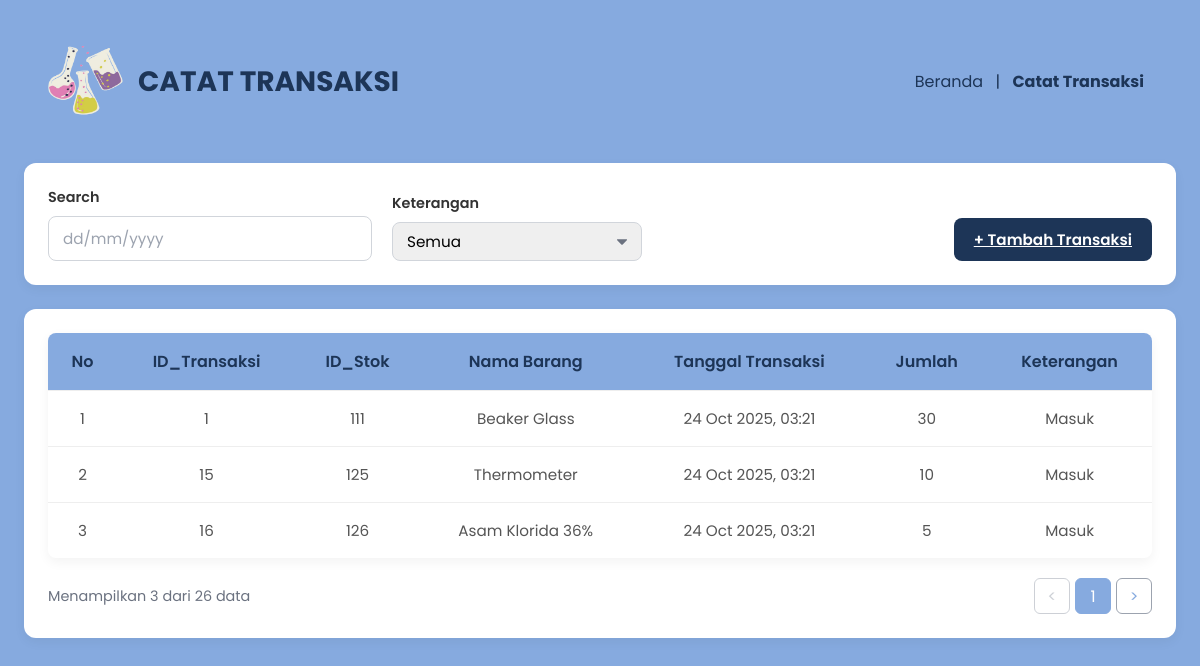
The app's page /pages/catat_transaksi/index.php with its own data.
### tables this page shows
CREATE TABLE transaksi_stok (
    id_transaksi INT PRIMARY KEY AUTO_INCREMENT,
    id_stok INT NOT NULL,
    jenis_transaksi VARCHAR(50) NOT NULL,
    jumlah INT NOT NULL,
    tanggal_transaksi DATETIME,
    keterangan TEXT,
    FOREIGN KEY (id_stok) REFERENCES stok_lab(id_stok)
) AUTO_INCREMENT = 1;

CREATE TABLE item_alat_bahan (
    id_item INT PRIMARY KEY AUTO_INCREMENT,
    nama_item VARCHAR(255) NOT NULL,
    id_kategori INT NOT NULL,
    satuan VARCHAR(50) NOT NULL,
    deskripsi TEXT,
    FOREIGN KEY (id_kategori) REFERENCES kategori_item(id_kategori)
) AUTO_INCREMENT = 221;

### pages/catat_transaksi/index.php (the view, shortened to what this page needs)
<?php
include __DIR__ . '/../../config/koneksi.php';
$jumlah_data_per_halaman = 3;
$sql_where = " WHERE 1=1 ";
$join_clause = "LEFT JOIN stok_lab s ON t.id_stok = s.id_stok
                LEFT JOIN item_alat_bahan i ON s.id_item = i.id_item";
$params_url = [];
$params_sql = [];
$query_string = http_build_query($params_url);
$link_prefix = $query_string ? "?$query_string&" : "?";
try {
    $stmt_total = $pdo->prepare("
        SELECT COUNT(*) as total
        FROM transaksi_stok t
        $join_clause
        $sql_where
    ");
    $stmt_total->execute($params_sql);
    $total_data = $stmt_total->fetchColumn();
} catch (PDOException $e) {
    $total_data = 0;
}
$total_halaman = ceil($total_data / $jumlah_data_per_halaman);
$halaman_aktif = (isset($_GET['halaman'])) ? (int)$_GET['halaman'] : 1;
$data_awal = ($halaman_aktif - 1) * $jumlah_data_per_halaman;
$data_transaksi = [];
$data_di_halaman_ini = 0;
try {
    $sql_data = "
        SELECT t.id_transaksi, t.id_stok, i.nama_item,
               t.tanggal_transaksi, t.jumlah, t.jenis_transaksi
        FROM transaksi_stok t
        $join_clause
        $sql_where
        ORDER BY t.tanggal_transaksi DESC
        LIMIT :limit OFFSET :offset
    ";
    $stmt_data = $pdo->prepare($sql_data);
    $stmt_data->bindValue(':limit', $jumlah_data_per_halaman, PDO::PARAM_INT);
    $stmt_data->bindValue(':offset', $data_awal, PDO::PARAM_INT);
    $stmt_data->execute();
    $data_transaksi = $stmt_data->fetchAll(PDO::FETCH_ASSOC);
    $data_di_halaman_ini = count($data_transaksi);
} catch (PDOException $e) {
     error_log("Error fetching transactions: " . $e->getMessage());
}
?>
<!DOCTYPE html>
<html lang="id">
<head>
    <link rel="stylesheet" href="../../assets/css/catat_transaksi.css">
</head>
<body>
    <header class="main-header">
        <div class="logo">
            <img src="../../assets/img/ikon.png" alt="Logo" class="logo-img">
            <h1>CATAT TRANSAKSI</h1>
        </div>
        <nav class="breadcrumbs">
            <a href="../dashboard.php">Beranda</a> |
            <a href="index.php" class="active">Catat Transaksi</a>
        </nav>
    </header>
    <main>
        <form method="GET" action="index.php" id="filterFormTransaksi">
            <section class="card filter-card">
                <div class="form-group">
                    <label for="search-tanggal">Search</label>
                    <input type="text" id="search-tanggal" name="search-tanggal" placeholder="dd/mm/yyyy"
                           value="<?php echo isset($_GET['search-tanggal']) ? htmlspecialchars($_GET['search-tanggal']) : ''; ?>">
                </div>
                <div class="form-group">
                    <label for="search-keterangan">Keterangan</label>
                    <select id="search-keterangan" name="search-keterangan">
                        <option value="" <?php echo (isset($_GET['search-keterangan']) && $_GET['search-keterangan'] == '') ? 'selected' : ''; ?>>Semua</option>
                    </select>
                </div>
                <a href="add.php" class="btn btn-primary" style="margin-left: auto;">
                    + Tambah Transaksi
                </a>
            </section>
        </form>
        <section class="card table-card">
            <table>
                <thead>
                    <tr>
                        <th>No</th>
                        <th>ID_Transaksi</th>
                        <th>ID_Stok</th>
                        <th>Nama Barang</th>
                        <th>Tanggal Transaksi</th>
                        <th>Jumlah</th>
                        <th>Keterangan</th>
                    </tr>
                </thead>
                <tbody>
                    <?php
                    if ($data_di_halaman_ini > 0):
                        $nomor = $data_awal + 1;
                        foreach ($data_transaksi as $row):
                    ?>
                    <tr>
                        <td><?php echo $nomor++; ?></td>
                        <td><?php echo htmlspecialchars($row['id_transaksi']); ?></td>
                        <td><?php echo htmlspecialchars($row['id_stok']); ?></td>
                        <td><?php echo htmlspecialchars($row['nama_item'] ?? 'N/A'); ?></td>
                        <td><?php echo date('d M Y, H:i', strtotime($row['tanggal_transaksi'])); ?></td>
                        <td><?php echo htmlspecialchars($row['jumlah']); ?></td>
                        <td><?php echo htmlspecialchars($row['jenis_transaksi']); ?></td>
                    </tr>
                    <?php
                        endforeach;
                    else:
                    ?>
                    <tr>
                        <td colspan="7" style="text-align: center;">Tidak ada data transaksi ditemukan.</td>
                    </tr>
                    <?php
                    endif;
                    ?>
                </tbody>
            </table>
            <div class="table-footer">
                <span class="data-info">
                    Menampilkan <?php echo $data_di_halaman_ini; ?> dari <?php echo $total_data; ?> data
                </span>
                <?php if ($total_halaman > 1): ?>
                <nav class="pagination">
                     <a href="<?php echo $link_prefix; ?>halaman=<?php echo $halaman_aktif - 1; ?>"
                        class="page-arrow <?php echo ($halaman_aktif <= 1) ? 'disabled' : ''; ?>">&lt;</a>
                     <span class="page-number active"><?php echo $halaman_aktif; ?></span>
                     <a href="<?php echo $link_prefix; ?>halaman=<?php echo $halaman_aktif + 1; ?>"
                        class="page-arrow <?php echo ($halaman_aktif >= $total_halaman) ? 'disabled' : ''; ?>">&gt;</a>
                 </nav>
                <?php endif; ?>
            </div>
        </section>
    </main>
</body>
</html>

### assets/css/catat_transaksi.css (style rules this page uses)
* { margin: 0; padding: 0; box-sizing: border-box; }
body { font-family: 'Poppins', sans-serif; background-color: #86aadf; color: #333; padding: 24px; }
.main-header { display: flex; justify-content: space-between; align-items: center; margin-bottom: 24px; padding: 20px 24px; min-height: 100px; }
.logo { display: flex; align-items: center; }
.logo-img { width: 75px; height: auto; margin-right: 15px; }
.logo h1 { font-size: 1.75rem; color: #1D3557; }
.main-header nav { font-size: 1rem; color: #1D3557; }
.main-header nav a { text-decoration: none; color: #1D3557; margin: 0 8px; }
.main-header nav a.active { font-weight: 700; }
.card { background-color: #FFFFFF; border-radius: 12px; box-shadow: 0 4px 12px rgba(0, 0, 0, 0.05); margin-bottom: 24px; }
.filter-card { display: flex; justify-content: space-between; align-items: flex-end; padding: 24px; gap: 20px; }
.form-group { display: flex; flex-direction: column; }
.form-group label { font-weight: 600; font-size: 0.9rem; margin-bottom: 8px; }
.form-group input[type="text"], .form-group select { font-family: 'Poppins', sans-serif; font-size: 0.95rem; padding: 10px 14px; border: 1px solid #D1D5DB; border-radius: 8px; min-width: 250px; }
.form-group input::placeholder { color: #9CA3AF; }
.form-group select { appearance: none; -webkit-appearance: none; -moz-appearance: none; background-repeat: no-repeat; background-position: right 14px center; background-size: 10px; }
.btn { font-family: 'Poppins', sans-serif; padding: 10px 20px; border: none; border-radius: 8px; font-size: 0.95rem; font-weight: 600; cursor: pointer; transition: background-color 0.2s ease; }
.btn-primary { background-color: #1D3557; color: #FFFFFF; }
.table-card { padding: 24px; overflow: hidden; }
table { width: 100%; border-collapse: collapse; border-radius: 8px; overflow: hidden; box-shadow: 0 4px 12px rgba(0, 0, 0, 0.05); }
th, td { padding: 16px; text-align: center; border-bottom: 1px solid #EEE; }
thead { background-color: #86aadf; color: #1D3557; }
thead th { font-weight: 600; }
tbody tr:last-child td { border-bottom: none; }
tbody td { color: #555; font-size: 0.95rem; }
.table-footer { display: flex; justify-content: space-between; align-items: center; margin-top: 20px; }
.data-info { font-size: 0.9rem; color: #6B7280; }
.pagination { display: flex; align-items: center; gap: 5px; }
.pagination .page-arrow, .pagination .page-number { display: inline-block; width: 36px; height: 36px; line-height: 36px; text-align: center; border-radius: 6px; border: 1px solid #9CA3AF; background-color: white; color: #86AADF; text-decoration: none; transition: background-color 0.2s, color 0.2s; }
.pagination .page-arrow { cursor: pointer; }
.pagination .page-number.active { background-color: #86AADF; color: white; border-color: #86AADF; cursor: default; }
.pagination .page-arrow.disabled { opacity: 0.5; cursor: not-allowed; color: #9CA3AF; background-color: white; pointer-events: none; }

### records on screen
transaksi_stok: id_transaksi "1", id_stok "111", item_alat_bahan.nama_item "Beaker Glass", tanggal_transaksi "24 Oct 2025, 03:21", jumlah "30", jenis_transaksi "Masuk"
transaksi_stok: id_transaksi "15", id_stok "125", item_alat_bahan.nama_item "Thermometer", tanggal_transaksi "24 Oct 2025, 03:21", jumlah "10", jenis_transaksi "Masuk"
transaksi_stok: id_transaksi "16", id_stok "126", item_alat_bahan.nama_item "Asam Klorida 36%", tanggal_transaksi "24 Oct 2025, 03:21", jumlah "5", jenis_transaksi "Masuk"

### other values on screen
$data_di_halaman_ini "3"
$total_data "26"
$halaman_aktif "1"
